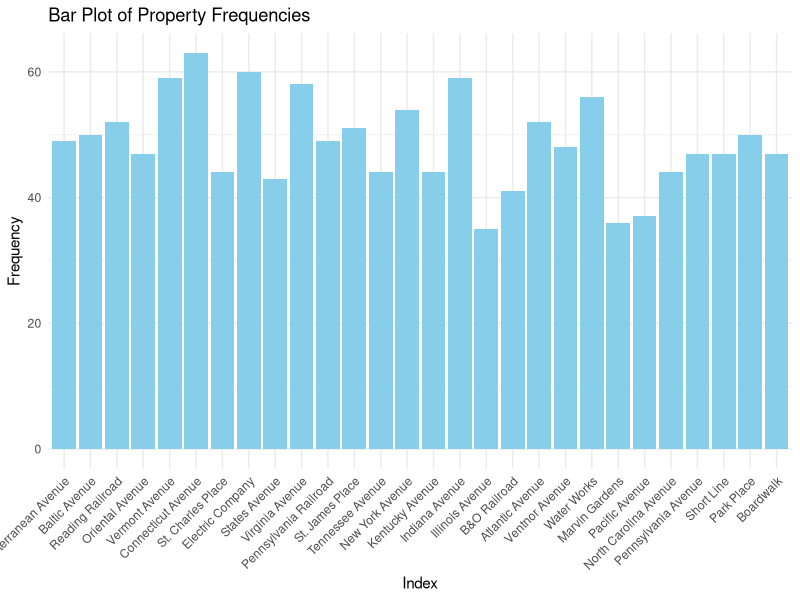
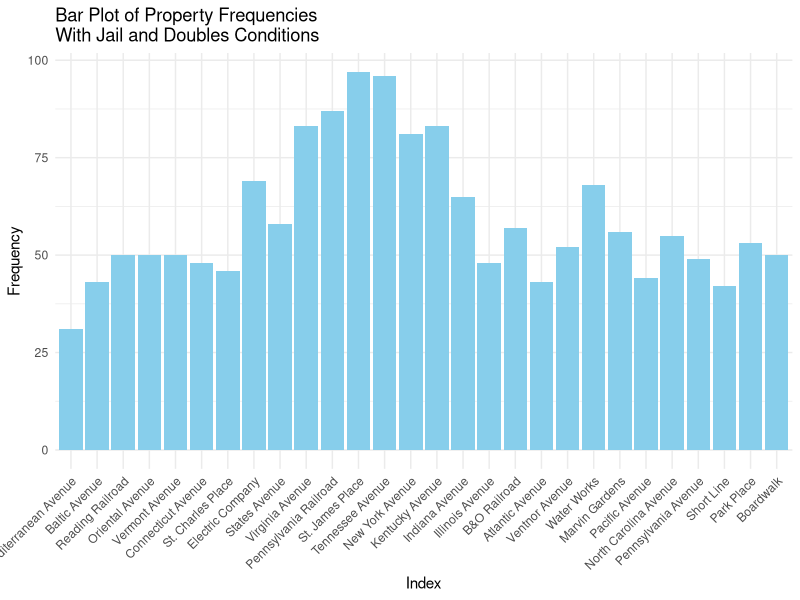

Write R code to recreate these figures, in order.
## ---- chunk 1
knitr::opts_chunk$set(echo = TRUE)
## ---- chunk 2

## ---- chunk 3

dice_1 <- function() {
  sample(1:6, 1)
}

dice_2 <- function() {
  sample(1:6, 1)
}

property_sum_10games <- c(0, 0, 0, 0, 0, 0, 0, 0, 0, 0, 0, 0, 0, 0, 0, 0, 0, 0, 0, 0, 0, 0, 0, 0, 0, 0, 0, 0)

for (game in 1:10) {
  game_board <- c(0, 0, 0, 0, 0, 0, 0, 0, 0, 0, 0, 0, 0, 0, 0, 0, 0, 0, 0, 0, 0, 0, 0, 0, 0, 0, 0, 0, 0, 0, 0, 0, 0, 0, 0, 0, 0, 0, 0, 0)

  players <- list(
    player1 <- 0,
    player2 <- 0,
    player3 <- 0,
    player4 <- 0
  )

  for (i in 1:50) {
    for (j in 1:4) {
      dice_total <- dice_1() + dice_2()
      players[[j]] <- (players[[j]] + dice_total) %% 41
      game_board[players[[j]]] <- game_board[players[[j]]] + 1
    }
  }

  properties <- game_board[c(2, 4, 6, 7, 9, 10, 12, 13, 14, 15, 16, 17, 19, 20, 22, 24, 25, 26, 27, 28, 29, 30, 32, 33, 35, 36, 38, 40)]
  
  property_sum_10games <- property_sum_10games + properties
}  

names(property_sum_10games) <- c("Mediterranean Avenue", "Baltic Avenue", "Reading Railroad", "Oriental Avenue", "Vermont Avenue", "Connecticut Avenue", "St. Charles Place", "Electric Company", "States Avenue", "Virginia Avenue", "Pennsylvania Railroad", "St. James Place", "Tennessee Avenue", "New York Avenue", "Kentucky Avenue", "Indiana Avenue", "Illinois Avenue", "B&O Railroad", "Atlantic Avenue", "Ventnor Avenue", "Water Works", "Marvin Gardens", "Pacific Avenue", "North Carolina Avenue", "Pennsylvania Avenue", "Short Line", "Park Place", "Boardwalk")

library(ggplot2)

prop_freq1 <- data.frame(
  property = factor(names(property_sum_10games), levels = names(property_sum_10games)),
  frequency = property_sum_10games
)

ggplot(prop_freq1, aes(x = property, y = frequency)) +
  geom_bar(stat = "identity", fill = "skyblue") +
  labs(x = "Index", y = "Frequency", title = "Bar Plot of Property Frequencies") +
  theme_minimal() +
  theme(axis.text.x = element_text(angle = 45, hjust = 1))
## ---- chunk 4
roll_die <- function(){
  double_count <- 0
  
  repeat {
    dice_1 <- sample(1:6, 1)
    dice_2 <- sample(1:6, 1)
    
    if(dice_1 == dice_2){
      double_count <- double_count + 1
      
      if(double_count == 3){
        #go to jail
      }
    } else {
      # next turn
    }
  }
}
## ---- chunk 5
property_sum_10games_jail <- c(0, 0, 0, 0, 0, 0, 0, 0, 0, 0, 0, 0, 0, 0, 0, 0, 0, 0, 0, 0, 0, 0, 0, 0, 0, 0, 0, 0)

for (game in 1:10) {
  game_board <- c(0, 0, 0, 0, 0, 0, 0, 0, 0, 0, 0, 0, 0, 0, 0, 0, 0, 0, 0, 0, 0, 0, 0, 0, 0, 0, 0, 0, 0, 0, 0, 0, 0, 0, 0, 0, 0, 0, 0, 0)

  players <- list(
    player1 <- data.frame(
      location = 0,
      double_rolls = 0,
      jail = FALSE,
      jail_rolls = 0),
    player2 <- data.frame(
      location = 0,
      double_rolls = 0,
      jail = FALSE,
      jail_rolls = 0),
    player3 <- data.frame(
      location = 0,
      double_rolls = 0,
      jail = FALSE,
      jail_rolls = 0),
    player4 <- data.frame(
      location = 0,
      double_rolls = 0,
      jail = FALSE,
      jail_rolls = 0)
  )

  for (i in 1:50) {
    for (j in 1:4) {
      if (players[[j]]$jail == TRUE) {
        d1 = dice_1()
        d2 = dice_2()
        jail_rolls <- jail_rolls + 1
        
        if (d1 == d2 || players[[j]]$jail_rolls == 3) {
          jail = FALSE
          players[[j]]$jail_rolls <- 0
          dice_total <- dice_1() + dice_2()
          players[[j]]$location <- (players[[j]]$location + dice_total) %% 41
          game_board[players[[j]]$location] <- game_board[players[[j]]$location] + 1
        }
        
      } else {
        d1 = dice_1()
        d2 = dice_2()
        dice_total <- dice_1() + dice_2()
        players[[j]]$location <- (players[[j]]$location + dice_total) %% 41
        game_board[players[[j]]$location] <- game_board[players[[j]]$location] + 1
        
        if (players[[j]]$location == 31) {
          players[[j]]$location <- 11
          jail = TRUE
        } else if (d1 == d2) {
          players[[j]]$double_rolls = players[[j]]$double_rolls + 1
        }
        
        while (players[[j]]$double_rolls > 0 & players[[j]]$double_rolls < 3) {
          d1 = dice_1()
          d2 = dice_2()
          dice_total <- dice_1() + dice_2()
          players[[j]]$location <- (players[[j]]$location + dice_total) %% 41
          game_board[players[[j]]$location] <- game_board[players[[j]]$location] + 1
          
          if (d1 == d2) {
            players[[j]]$double_rolls = players[[j]]$double_rolls + 1
          }
        }
        
        if (players[[j]]$double_rolls == 3) {
          players[[j]]$location <- 11
          jail = TRUE
        }
      }
    }  
  }    

  properties <- game_board[c(2, 4, 6, 7, 9, 10, 12, 13, 14, 15, 16, 17, 19, 20, 22, 24, 25, 26, 27, 28, 29, 30, 32, 33, 35, 36, 38, 40)]
  
  property_sum_10games_jail <- property_sum_10games_jail + properties
}  

names(property_sum_10games_jail) <- c("Mediterranean Avenue", "Baltic Avenue", "Reading Railroad", "Oriental Avenue", "Vermont Avenue", "Connecticut Avenue", "St. Charles Place", "Electric Company", "States Avenue", "Virginia Avenue", "Pennsylvania Railroad", "St. James Place", "Tennessee Avenue", "New York Avenue", "Kentucky Avenue", "Indiana Avenue", "Illinois Avenue", "B&O Railroad", "Atlantic Avenue", "Ventnor Avenue", "Water Works", "Marvin Gardens", "Pacific Avenue", "North Carolina Avenue", "Pennsylvania Avenue", "Short Line", "Park Place", "Boardwalk")
## ---- chunk 6
library(ggplot2)

prop_freq2 <- data.frame(
  property = factor(names(property_sum_10games_jail), levels = names(property_sum_10games_jail)),
  frequency = property_sum_10games_jail
)

ggplot(prop_freq2, aes(x = property, y = frequency)) +
  geom_bar(stat = "identity", fill = "skyblue") +
  labs(x = "Index", y = "Frequency", title = "Bar Plot of Property Frequencies\nWith Jail and Doubles Conditions") +
  theme_minimal() +
  theme(axis.text.x = element_text(angle = 45, hjust = 1))
## ---- chunk 7

## ---- chunk 8


